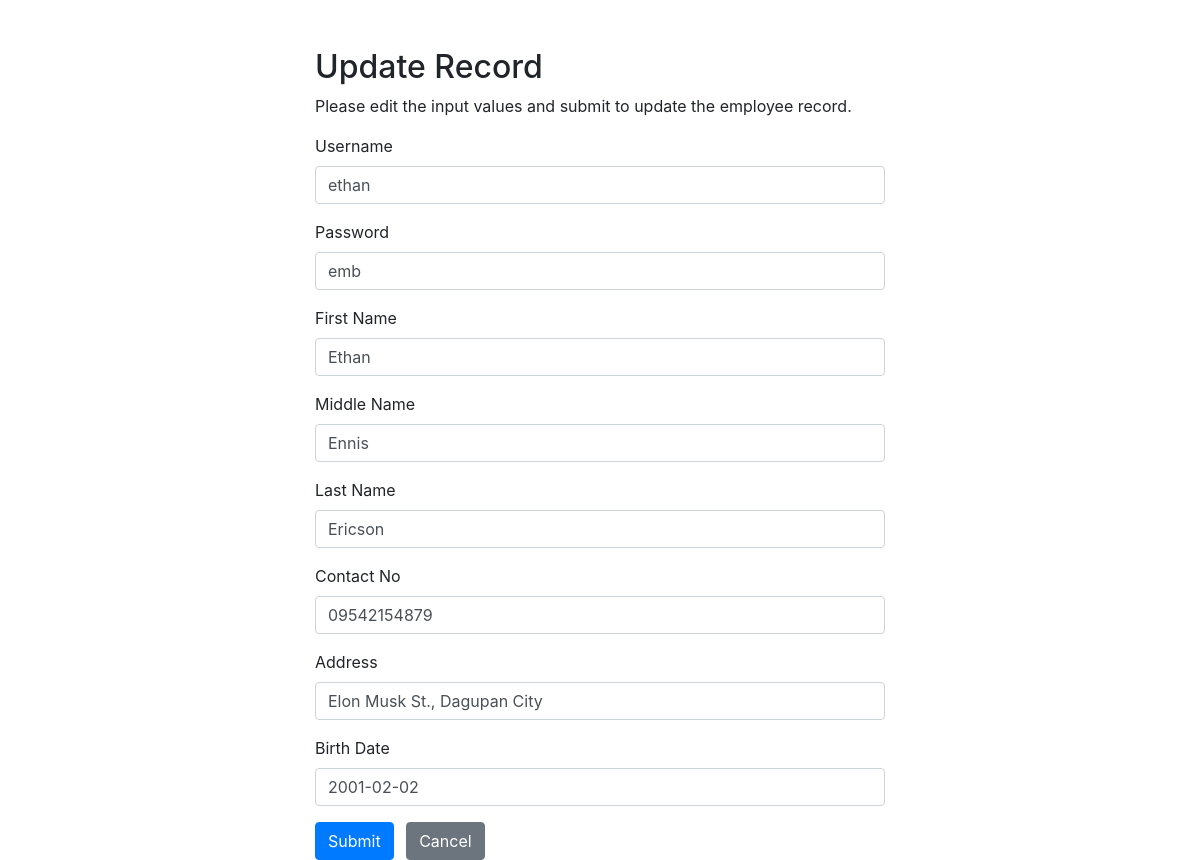
The app's page /dri_modify_self.php (signed in) with its own data.
### tables this page shows
CREATE TABLE `drivers` (
  `email_add` varchar(100) NOT NULL,
  `dri_username` varchar(100) NOT NULL,
  `password` varchar(100) DEFAULT NULL,
  `fname` varchar(100) DEFAULT NULL,
  `mname` varchar(100) DEFAULT NULL,
  `lname` varchar(100) DEFAULT NULL,
  `contactno` varchar(11) NOT NULL,
  `address` varchar(100) DEFAULT NULL,
  `bday` date DEFAULT NULL,
  `ope_email` varchar(100) DEFAULT NULL
);

### dri_modify_self.php (the view, shortened to what this page needs)
<?php
 $userSession = $_SESSION['dri_username'];
?>
<?php
require_once "connect.php";
$username = $psw = $fname = $mname = $lname = $contactno = $address = $bday = "";
$username_err = $psw_err = $fname_err = $mname_err = $lname_err = $contactno_err = $address_err = $bday_err =  "";
if (isset($_POST["username"]) && !empty($_POST["username"])) {
    $input_username = trim($_POST["username"]);
    if (empty($input_username)) {
        $username_err = "Please enter an username.";
    } else {
        $username = $input_username;
    }
    $input_psw = trim($_POST["psw"]);
    if (empty($input_psw)) {
        $psw_err = "Please enter the password.";
    } else {
        $psw = $input_psw;
    }
    $input_fname = trim($_POST["fname"]);
    if (empty($input_fname)) {
        $fname_err = "Please enter an fname.";
    } else {
        $fname = $input_fname;
    }
    $input_mname = trim($_POST["mname"]);
    if (empty($input_mname)) {
        $mname_err = "Please enter an mname.";
    } else {
        $mname = $input_mname;
    }
    $input_lname = trim($_POST["lname"]);
    if (empty($input_lname)) {
        $lname_err = "Please enter an lname.";
    } else {
        $lname = $input_lname;
    }
    $input_contactno = trim($_POST["contactno"]);
    if (empty($input_contactno)) {
        $contactno_err = "Please enter an contactno.";
    } else {
        $contactno = $input_contactno;
    }
    $input_address = trim($_POST["address"]);
    if (empty($input_address)) {
        $address_err = "Please enter an address.";
    } else {
        $address = $input_address;
    }
    $input_bday = trim($_POST["bday"]);
    if (empty($input_bday)) {
        $bday_err = "Please enter an bday.";
    } else {
        $bday = $input_bday;
    }
    if (
        empty($username_err) && empty($psw_err) && empty($fname_err) && empty($mname_err)
        && empty($lname_err) && empty($contact_err) && empty($address_err) && empty($bday_err)
    ) {
        $sql = "UPDATE drivers SET  dri_username=?, password=?, fname=?, mname=?, lname=?, contactno=?,
                address=?, bday=? WHERE dri_username=?";
        if ($stmt = mysqli_prepare($link, $sql)) {
            mysqli_stmt_bind_param(
                $stmt,
                "sssssisss",
                $param_username,
                $param_psw,
                $param_fname,
                $param_mname,
                $param_lname,
                $param_contactno,
                $param_address,
                $param_bday,
                $param_where
            );
            $param_username = $username;
            $param_psw = $psw;
            $param_fname = $fname;
            $param_mname = $mname;
            $param_lname = $lname;
            $param_contactno = $contactno;
            $param_address = $address;
            $param_bday = $bday;
            $param_where = $userSession;
            if (mysqli_stmt_execute($stmt)) {
                $_SESSION["dri_username"] = $username;
                header("location: dri_dashboard.php");
                exit();
            } else {
                echo "Oops! Something went wrong. Please try again later.";
            }
        }
        mysqli_stmt_close($stmt);
    }
    mysqli_close($link);
} else {
    if (isset($_SESSION["dri_username"]) && !empty(trim($_SESSION["dri_username"]))) {
        $sql = "SELECT * FROM drivers WHERE dri_username = ?";
        if ($stmt = mysqli_prepare($link, $sql)) {
            mysqli_stmt_bind_param($stmt, "s", $param_username);
            if (mysqli_stmt_execute($stmt)) {
                $result = mysqli_stmt_get_result($stmt);
                if (mysqli_num_rows($result) == 1) {
                    $row = mysqli_fetch_array($result, MYSQLI_ASSOC);
                    $username = $row["dri_username"];
                    $psw = $row["password"];
                    $fname = $row["fname"];
                    $mname = $row["mname"];
                    $lname = $row["lname"];
                    $contactno = $row["contactno"];
                    $address = $row["address"];
                    $bday = $row["bday"];
                } else {
                    echo 'hello world!';
                    exit();
                }
            } else {
                echo "Oops! Something went wrong. Please try again later.";
            }
        }
    } else {
        header("location: error.php");
        exit();
    }
}
?>
<!DOCTYPE html>
<html lang="en">
<head>
    <link rel="stylesheet" href="https://stackpath.bootstrapcdn.com/bootstrap/4.5.2/css/bootstrap.min.css">
</head>
<body>
    <div class="wrapper">
        <div class="container-fluid">
            <div class="row">
                <div class="col-md-12">
                    <h2 class="mt-5">Update Record</h2>
                    <p>Please edit the input values and submit to update the employee record.</p>
                    <form action="<?php echo htmlspecialchars(basename($_SERVER['REQUEST_URI'])); ?>" method="post">
                        <div class="form-group">
                            <label>Username</label>
                            <input type="text" name="username" class="form-control <?php echo (!empty($username_err)) ? 'is-invalid' : ''; ?>" value="<?php echo $username; ?>">
                        </div>
                        <div class="form-group">
                            <label>Password</label>
                            <input type="text" name="psw" class="form-control <?php echo (!empty($psw_err)) ? 'is-invalid' : ''; ?>" value="<?php echo $psw; ?>">
                        </div>
                        <div class="form-group">
                            <label>First Name</label>
                            <input type="text" name="fname" class="form-control <?php echo (!empty($fname_err)) ? 'is-invalid' : ''; ?>" value="<?php echo $fname; ?>">
                        </div>
                        <div class="form-group">
                            <label>Middle Name</label>
                            <input type="text" name="mname" class="form-control <?php echo (!empty($mname_err)) ? 'is-invalid' : ''; ?>" value="<?php echo $mname; ?>">
                        </div>
                        <div class="form-group">
                            <label>Last Name</label>
                            <input type="text" name="lname" class="form-control <?php echo (!empty($lname_err)) ? 'is-invalid' : ''; ?>" value="<?php echo $lname; ?>">
                        </div>
                        <div class="form-group">
                            <label>Contact No</label>
                            <input type="text" name="contactno" class="form-control <?php echo (!empty($contactno_err)) ? 'is-invalid' : ''; ?>" value="<?php echo $contactno; ?>">
                        </div>
                        <div class="form-group">
                            <label> Address</label>
                            <input type="text" name="address" class="form-control <?php echo (!empty($address_err)) ? 'is-invalid' : ''; ?>" value="<?php echo $address; ?>">
                        </div>
                        <div class="form-group">
                            <label> Birth Date</label>
                            <input type="text" name="bday" class="form-control <?php echo (!empty($bday_err)) ? 'is-invalid' : ''; ?>" value="<?php echo $bday; ?>">
                        </div>
                        <input type="submit" class="btn btn-primary" value="Submit">
                        <a href="dri_dashboard.php" class="btn btn-secondary ml-2">Cancel</a>
                    </form>
                </div>
            </div>
        </div>
    </div>
</body>
</html>

### dri_modify_self.php (style rules this page uses)
.wrapper { width: 600px; margin: 0 auto; }

### records on screen
drivers: username "ethan", psw "emb", fname "Ethan", mname "Ennis", lname "Ericson", contactno "09542154879", address "Elon Musk St., Dagupan City", bday "2001-02-02"
